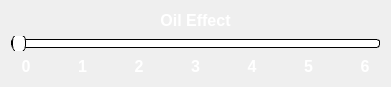
  <widget class="QGroupBox" name="SliderOIL">
   <property name="geometry">
    <rect>
     <x>1010</x>
     <y>490</y>
     <width>391</width>
     <height>81</height>
    </rect>
   </property>
   <property name="styleSheet">
    <string notr="true">border: none;</string>
   </property>
   <property name="title">
    <string/>
   </property>
   <layout class="QVBoxLayout" name="verticalLayout_7">
    <item>
     <widget class="QLabel" name="OilEffect">
      <property name="text">
       <string>&lt;html&gt;&lt;head/&gt;&lt;body&gt;&lt;p align=&quot;center&quot;&gt;&lt;span style=&quot; font-size:12pt; font-weight:700; color:#ffffff;&quot;&gt;Oil Effect&lt;/span&gt;&lt;/p&gt;&lt;/body&gt;&lt;/html&gt;</string>
      </property>
     </widget>
    </item>
    <item>
     <widget class="QSlider" name="OilSlider">
      <property name="styleSheet">
       <string notr="true">QSlider::groove:horizontal {
border: 1px solid ;
background: white;
height: 7px;
border-radius: 3px;
}

QSlider::handle:horizontal {
background: white;
border: 1px solid ;
width: 12px;
margin-top: -6px;
margin-bottom: -6px;
border-radius: 7px;
}</string>
      </property>
      <property name="maximum">
       <number>6</number>
      </property>
      <property name="orientation">
       <enum>Qt::Horizontal</enum>
      </property>
     </widget>
    </item>
    <item>
     <layout class="QHBoxLayout" name="horizontalLayout_4">
      <item>
       <widget class="QLabel" name="zeropercent_4">
        <property name="text">
         <string>&lt;html&gt;&lt;head/&gt;&lt;body&gt;&lt;p align=&quot;center&quot;&gt;&lt;span style=&quot; font-size:12pt; font-weight:700; color:#ffffff;&quot;&gt;0&lt;/span&gt;&lt;/p&gt;&lt;/body&gt;&lt;/html&gt;</string>
        </property>
       </widget>
      </item>
      <item>
       <spacer name="verticalSpacer_13">
        <property name="orientation">
         <enum>Qt::Vertical</enum>
        </property>
        <property name="sizeHint" stdset="0">
         <size>
          <width>20</width>
          <height>40</height>
         </size>
        </property>
       </spacer>
      </item>
      <item>
       <widget class="QLabel" name="TwinPercet_4">
        <property name="text">
         <string>&lt;html&gt;&lt;head/&gt;&lt;body&gt;&lt;p align=&quot;center&quot;&gt;&lt;span style=&quot; font-size:12pt; font-weight:700; color:#ffffff;&quot;&gt;1&lt;/span&gt;&lt;/p&gt;&lt;/body&gt;&lt;/html&gt;</string>
        </property>
       </widget>
      </item>
      <item>
       <spacer name="verticalSpacer_14">
        <property name="orientation">
         <enum>Qt::Vertical</enum>
        </property>
        <property name="sizeHint" stdset="0">
         <size>
          <width>20</width>
          <height>40</height>
         </size>
        </property>
       </spacer>
      </item>
      <item>
       <widget class="QLabel" name="fiftypercent_4">
        <property name="text">
         <string>&lt;html&gt;&lt;head/&gt;&lt;body&gt;&lt;p align=&quot;center&quot;&gt;&lt;span style=&quot; font-size:12pt; font-weight:700; color:#ffffff;&quot;&gt;2&lt;/span&gt;&lt;/p&gt;&lt;/body&gt;&lt;/html&gt;</string>
        </property>
       </widget>
      </item>
      <item>
       <spacer name="verticalSpacer_15">
        <property name="orientation">
         <enum>Qt::Vertical</enum>
        </property>
        <property name="sizeHint" stdset="0">
         <size>
          <width>20</width>
          <height>40</height>
         </size>
        </property>
       </spacer>
      </item>
      <item>
       <widget class="QLabel" name="sevpercent_4">
        <property name="text">
         <string>&lt;html&gt;&lt;head/&gt;&lt;body&gt;&lt;p align=&quot;center&quot;&gt;&lt;span style=&quot; font-size:12pt; font-weight:700; color:#ffffff;&quot;&gt;3&lt;/span&gt;&lt;/p&gt;&lt;/body&gt;&lt;/html&gt;</string>
        </property>
       </widget>
      </item>
      <item>
       <spacer name="verticalSpacer_16">
        <property name="orientation">
         <enum>Qt::Vertical</enum>
        </property>
        <property name="sizeHint" stdset="0">
         <size>
          <width>20</width>
          <height>40</height>
         </size>
        </property>
       </spacer>
      </item>
      <item>
       <widget class="QLabel" name="hunpercent_4">
        <property name="text">
         <string>&lt;html&gt;&lt;head/&gt;&lt;body&gt;&lt;p align=&quot;center&quot;&gt;&lt;span style=&quot; font-size:12pt; font-weight:700; color:#ffffff;&quot;&gt;4&lt;/span&gt;&lt;/p&gt;&lt;/body&gt;&lt;/html&gt;</string>
        </property>
       </widget>
      </item>
      <item>
       <spacer name="verticalSpacer_17">
        <property name="orientation">
         <enum>Qt::Vertical</enum>
        </property>
        <property name="sizeHint" stdset="0">
         <size>
          <width>20</width>
          <height>40</height>
         </size>
        </property>
       </spacer>
      </item>
      <item>
       <widget class="QLabel" name="label">
        <property name="text">
         <string>&lt;html&gt;&lt;head/&gt;&lt;body&gt;&lt;p align=&quot;center&quot;&gt;&lt;span style=&quot; font-size:12pt; font-weight:700; color:#ffffff;&quot;&gt;5&lt;/span&gt;&lt;/p&gt;&lt;/body&gt;&lt;/html&gt;</string>
        </property>
       </widget>
      </item>
      <item>
       <spacer name="verticalSpacer_18">
        <property name="orientation">
         <enum>Qt::Vertical</enum>
        </property>
        <property name="sizeHint" stdset="0">
         <size>
          <width>20</width>
          <height>40</height>
         </size>
        </property>
       </spacer>
      </item>
      <item>
       <widget class="QLabel" name="label_4">
        <property name="text">
         <string>&lt;html&gt;&lt;head/&gt;&lt;body&gt;&lt;p align=&quot;center&quot;&gt;&lt;span style=&quot; font-size:12pt; font-weight:700; color:#ffffff;&quot;&gt;6&lt;/span&gt;&lt;/p&gt;&lt;/body&gt;&lt;/html&gt;</string>
        </property>
       </widget>
      </item>
     </layout>
    </item>
   </layout>
  </widget>
